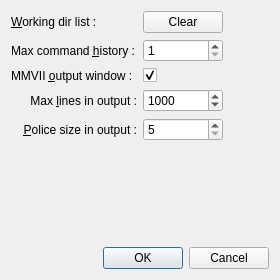
<?xml version="1.0" encoding="UTF-8"?>
<ui version="4.0">
 <class>Settings</class>
 <widget class="QDialog" name="Settings">
  <property name="geometry">
   <rect>
    <x>0</x>
    <y>0</y>
    <width>280</width>
    <height>280</height>
   </rect>
  </property>
  <property name="windowTitle">
   <string>Settings</string>
  </property>
  <layout class="QGridLayout" name="gridLayout" rowstretch="0,0,0,0,0,0,0,0,0" columnstretch="1,0,0">
   <item row="4" column="1">
    <widget class="QSpinBox" name="maxOutputLineSB">
     <property name="wrapping">
      <bool>true</bool>
     </property>
     <property name="specialValueText">
      <string>Unlimited</string>
     </property>
     <property name="accelerated">
      <bool>false</bool>
     </property>
     <property name="minimum">
      <number>400</number>
     </property>
     <property name="maximum">
      <number>100000</number>
     </property>
     <property name="singleStep">
      <number>100</number>
     </property>
     <property name="value">
      <number>1000</number>
     </property>
    </widget>
   </item>
   <item row="0" column="1" alignment="Qt::AlignLeft">
    <widget class="QPushButton" name="clearWorkingDirsPB">
     <property name="toolTip">
      <string>Clear the working directory history</string>
     </property>
     <property name="statusTip">
      <string>Clear the working directory history</string>
     </property>
     <property name="text">
      <string>Clear</string>
     </property>
    </widget>
   </item>
   <item row="6" column="0">
    <spacer name="verticalSpacer">
     <property name="orientation">
      <enum>Qt::Vertical</enum>
     </property>
     <property name="sizeHint" stdset="0">
      <size>
       <width>20</width>
       <height>40</height>
      </size>
     </property>
    </spacer>
   </item>
   <item row="3" column="1" alignment="Qt::AlignLeft">
    <widget class="QCheckBox" name="mmviiWindowCB">
     <property name="toolTip">
      <string>Open a window to display MMVII execution results</string>
     </property>
     <property name="statusTip">
      <string>Open a window to display MMVII execution results</string>
     </property>
     <property name="text">
      <string/>
     </property>
     <property name="checked">
      <bool>true</bool>
     </property>
    </widget>
   </item>
   <item row="2" column="2">
    <spacer name="horizontalSpacer">
     <property name="orientation">
      <enum>Qt::Horizontal</enum>
     </property>
     <property name="sizeType">
      <enum>QSizePolicy::Expanding</enum>
     </property>
     <property name="sizeHint" stdset="0">
      <size>
       <width>40</width>
       <height>20</height>
      </size>
     </property>
    </spacer>
   </item>
   <item row="8" column="0" colspan="3">
    <widget class="QDialogButtonBox" name="buttonBox">
     <property name="orientation">
      <enum>Qt::Horizontal</enum>
     </property>
     <property name="standardButtons">
      <set>QDialogButtonBox::Cancel|QDialogButtonBox::Ok</set>
     </property>
    </widget>
   </item>
   <item row="4" column="0">
    <widget class="QLabel" name="label_4">
     <property name="toolTip">
      <string>Maximum number of lines displayed in MMVII ouput window</string>
     </property>
     <property name="statusTip">
      <string>Maximum number of lines displayed in MMVII ouput window</string>
     </property>
     <property name="text">
      <string>Max &amp;lines in output :</string>
     </property>
     <property name="alignment">
      <set>Qt::AlignRight|Qt::AlignTrailing|Qt::AlignVCenter</set>
     </property>
     <property name="buddy">
      <cstring>maxOutputLineSB</cstring>
     </property>
    </widget>
   </item>
   <item row="3" column="0">
    <widget class="QLabel" name="label_3">
     <property name="toolTip">
      <string>Open a window to display MMVII execution results</string>
     </property>
     <property name="statusTip">
      <string>Open a window to display MMVII execution results</string>
     </property>
     <property name="text">
      <string>MMVII &amp;output window :</string>
     </property>
     <property name="buddy">
      <cstring>mmviiWindowCB</cstring>
     </property>
    </widget>
   </item>
   <item row="2" column="0">
    <widget class="QLabel" name="label_2">
     <property name="toolTip">
      <string>Maximum number of previous commands displayed in the history list</string>
     </property>
     <property name="statusTip">
      <string>Maximum number of previous commands displayed in the history list</string>
     </property>
     <property name="text">
      <string>Max command &amp;history :</string>
     </property>
     <property name="buddy">
      <cstring>maxCommandHistorySB</cstring>
     </property>
    </widget>
   </item>
   <item row="0" column="0">
    <widget class="QLabel" name="label">
     <property name="toolTip">
      <string>Clear the working directory history</string>
     </property>
     <property name="statusTip">
      <string>Clear the working directory history</string>
     </property>
     <property name="text">
      <string>&amp;Working dir list :</string>
     </property>
     <property name="buddy">
      <cstring>clearWorkingDirsPB</cstring>
     </property>
    </widget>
   </item>
   <item row="2" column="1">
    <widget class="QSpinBox" name="maxCommandHistorySB">
     <property name="toolTip">
      <string>Maximum number of previous commands displayed in the history list</string>
     </property>
     <property name="statusTip">
      <string>Maximum number of previous commands displayed in the history list</string>
     </property>
     <property name="minimum">
      <number>1</number>
     </property>
     <property name="maximum">
      <number>200</number>
     </property>
    </widget>
   </item>
   <item row="5" column="0">
    <widget class="QLabel" name="label_5">
     <property name="text">
      <string>&amp;Police size in output :</string>
     </property>
     <property name="alignment">
      <set>Qt::AlignRight|Qt::AlignTrailing|Qt::AlignVCenter</set>
     </property>
     <property name="buddy">
      <cstring>outputFontSizeSB</cstring>
     </property>
    </widget>
   </item>
   <item row="5" column="1">
    <widget class="QSpinBox" name="outputFontSizeSB">
     <property name="minimum">
      <number>5</number>
     </property>
     <property name="maximum">
      <number>18</number>
     </property>
     <property name="value">
      <number>5</number>
     </property>
    </widget>
   </item>
  </layout>
 </widget>
 <tabstops>
  <tabstop>clearWorkingDirsPB</tabstop>
  <tabstop>maxCommandHistorySB</tabstop>
  <tabstop>mmviiWindowCB</tabstop>
  <tabstop>maxOutputLineSB</tabstop>
 </tabstops>
 <resources/>
 <connections>
  <connection>
   <sender>buttonBox</sender>
   <signal>accepted()</signal>
   <receiver>Settings</receiver>
   <slot>accept()</slot>
   <hints>
    <hint type="sourcelabel">
     <x>248</x>
     <y>254</y>
    </hint>
    <hint type="destinationlabel">
     <x>157</x>
     <y>274</y>
    </hint>
   </hints>
  </connection>
  <connection>
   <sender>buttonBox</sender>
   <signal>rejected()</signal>
   <receiver>Settings</receiver>
   <slot>reject()</slot>
   <hints>
    <hint type="sourcelabel">
     <x>316</x>
     <y>260</y>
    </hint>
    <hint type="destinationlabel">
     <x>286</x>
     <y>274</y>
    </hint>
   </hints>
  </connection>
 </connections>
</ui>
